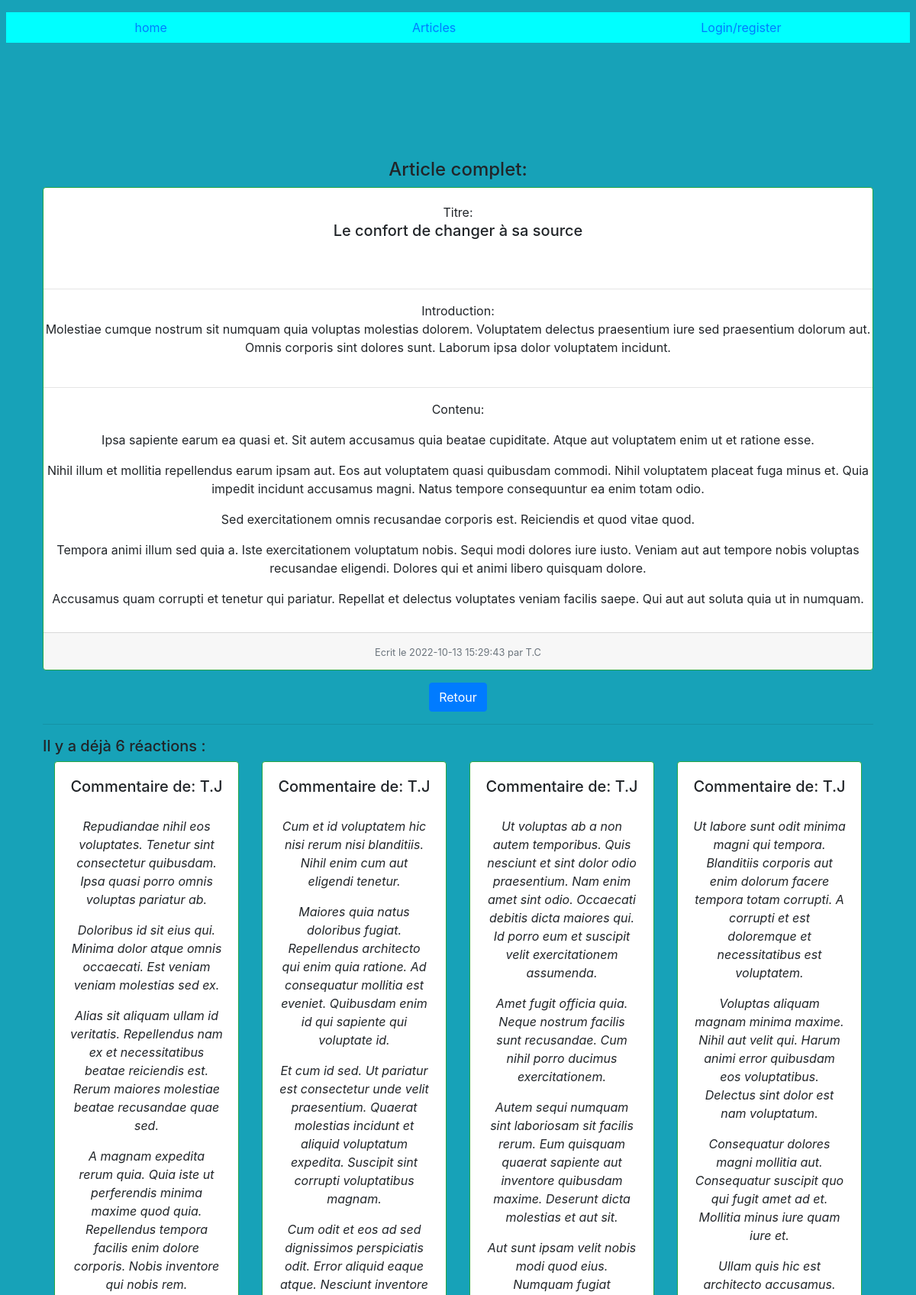
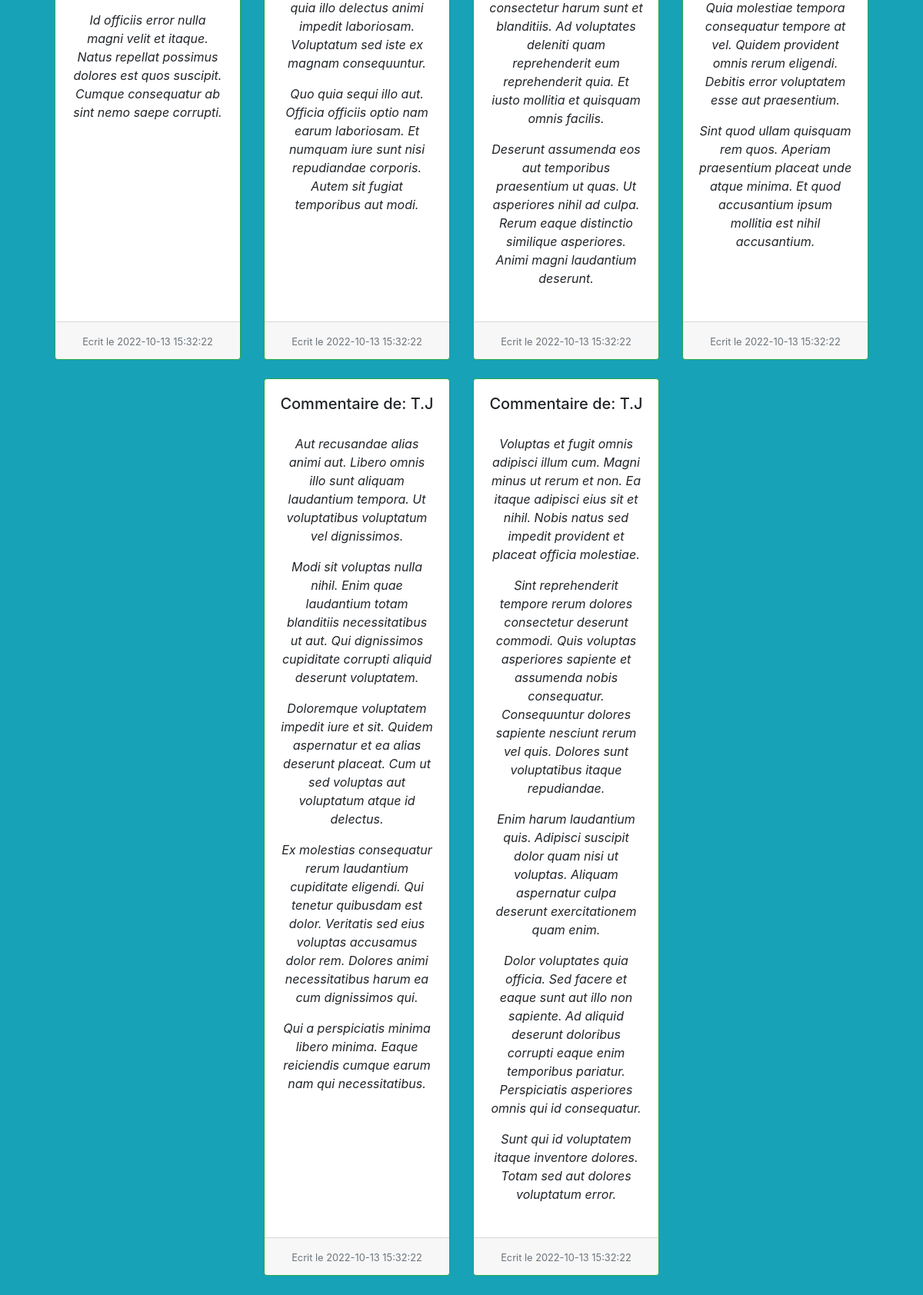
Page /front/src/controllers/articles/article.php?id=127 (upper part) on the committed database (2 pictures, top to bottom).
### tables this page shows
CREATE TABLE `articles` (
  `id` int NOT NULL AUTO_INCREMENT,
  `author` varchar(255) DEFAULT NULL,
  `title` varchar(255) NOT NULL,
  `introduction` text NOT NULL,
  `content` text NOT NULL,
  `created_at` datetime NOT NULL,
  PRIMARY KEY (`id`)
);

CREATE TABLE `comments` (
  `id` int NOT NULL AUTO_INCREMENT,
  `author` varchar(255) NOT NULL,
  `content` text NOT NULL,
  `created_at` datetime NOT NULL,
  `article_id` int NOT NULL,
  PRIMARY KEY (`id`),
  KEY `FK_ARTICLES` (`article_id`)
);

### front/src/controllers/articles/article.php (called while the page is built, shortened)
<?php
$article_id = null;
if (!empty($_GET['id']) && ctype_digit($_GET['id'])) {
    $article_id = $_GET['id'];
}
$pdo = Database::connect();
$pdo->setAttribute(PDO::ATTR_ERRMODE, PDO::ERRMODE_EXCEPTION);
$query = $pdo->prepare("SELECT * FROM articles WHERE id = :article_id");
$query->execute(['article_id' => $article_id]);
$article = $query->fetch();
$query = $pdo->prepare("SELECT * FROM comments WHERE article_id = :article_id ORDER BY created_at DESC ");
$query->execute(['article_id' => $article_id]);
$commentaires = $query->fetchAll();
require('../../pages/comments/showComments.html.php');
require('../../layout/layout.html.php');

### front/src/pages/comments/showComments.html.php (the view, shortened to what this page needs)
<div class="mt-5  mr-2 ml-2 p-5">
    <h4 class="text-center">Article complet:</h4>
    <div class="card h-100 border-success text-center">
        <div class="card-body">Titre:
            <h5 class="card-title" style="height:5vh"><?= $article['title'] ?></h5>
        </div>
        <hr>
        <div class="card-text mb-2">Introduction:
            <p><?= $article['introduction'] ?></p>
        </div>
        <hr>
        <blockquote>Contenu:
            <p><?= $article['content'] ?></p>
        </blockquote>
        <div class="card-footer">
            <small class="text-muted">Ecrit le <?= $article['created_at'] ?>
                <?php if (!empty($article['author'])) : ?>
                    <span class="help-inline"><?php echo " par " . $article['author']; ?></span>
                <?php endif; ?>
            </small>
        </div>
    </div>
    <div class="d-flex justify-content-center my-3">
        <a class="btn btn-primary" href="../../../../front/src/controllers/articles/listArticles.php">Retour</a>
    </div>
    <?php if (count($commentaires) === 0) : ?>
        <hr class="mt-2;mb-2">
        <h5 class="mt-3">Il n'y a pas encore de commentaires pour cet article</h5>
    <?php else : ?>
        <hr class="mt-2;mb-2">
        <h5 class="mt-3">Il y a déjà <?= count($commentaires) ?> réactions : </h5>
        <div class="card-group text-center justify-content-center">
            <?php foreach ($commentaires as $commentaire) : ?>
                <div class="col-md-3 mb-4">
                    <div class="card h-100 border-success">
                        <div class="card-body">
                            <h5 class="card-title" style="height:5vh">Commentaire de: <?= $commentaire['author'] ?></h5>
                            <blockquote>
                                <em><?= $commentaire['content'] ?></em>
                            </blockquote>
                        </div>
                        <div class="card-footer">
                            <small class="text-muted">Ecrit le <?= $commentaire['created_at'] ?></small>
                        </div>
                    </div>
                </div>
            <?php endforeach ?>
        </div>
    <?php endif ?>
</div>

### rows in the picture
articles: title "Le confort de changer à sa source", introduction "Molestiae cumque nostrum sit numquam quia voluptas molestias dolorem. Voluptatem delectus praesentium iure sed praesentium dolorum aut. Omnis corporis sint dolores sunt. Laborum ipsa dolor voluptatem incidunt.", content "Ipsa sapiente earum ea quasi et. Sit autem accusamus quia beatae cupiditate. Atque aut voluptatem enim ut et ratione esse. Nihil illum et mollitia repellendus earum ipsam aut. Eos aut voluptatem quasi quibusdam commodi. Nihil voluptatem placeat fuga minus et. Quia impedit incidunt accusamus magni. Natus tempore consequuntur ea enim totam odio. Sed exercitationem omnis recusandae corporis est. Reiciendis et quod vitae quod. Tempora animi illum sed quia a. Iste exercitationem voluptatum nobis. Sequi modi dolores iure iusto. Veniam aut aut tempore nobis voluptas recusandae eligendi. Dolores qui et animi libero quisquam dolore. Accusamus quam corrupti et tenetur qui pariatur. Repellat et…", created_at "2022-10-13 15:29:43", author "T.C"
comments: author "T.J", content "Repudiandae nihil eos voluptates. Tenetur sint consectetur quibusdam. Ipsa quasi porro omnis voluptas pariatur ab. Doloribus id sit eius qui. Minima dolor atque omnis occaecati. Est veniam veniam molestias sed ex. Alias sit aliquam ullam id veritatis. Repellendus nam ex et necessitatibus beatae reiciendis est. Rerum maiores molestiae beatae recusandae quae sed. A magnam expedita rerum quia. Quia iste ut perferendis minima maxime quod quia. Repellendus tempora facilis enim dolore corporis. Nobis inventore qui nobis rem. Id officiis error nulla magni velit et itaque. Natus repellat possimus dolores est quos suscipit. Cumque consequatur ab sint nemo saepe corrupti.", created_at "2022-10-13 15:32:22"
comments: author "T.J", content "Cum et id voluptatem hic nisi rerum nisi blanditiis. Nihil enim cum aut eligendi tenetur. Maiores quia natus doloribus fugiat. Repellendus architecto qui enim quia ratione. Ad consequatur mollitia est eveniet. Quibusdam enim id qui sapiente qui voluptate id. Et cum id sed. Ut pariatur est consectetur unde velit praesentium. Quaerat molestias incidunt et aliquid voluptatum expedita. Suscipit sint corrupti voluptatibus magnam. Cum odit et eos ad sed dignissimos perspiciatis odit. Error aliquid eaque atque. Nesciunt inventore quia illo delectus animi impedit laboriosam. Voluptatum sed iste ex magnam consequuntur. Quo quia sequi illo aut. Officia officiis optio nam earum laboriosam. Et numquam…", created_at "2022-10-13 15:32:22"
comments: author "T.J", content "Ut voluptas ab a non autem temporibus. Quis nesciunt et sint dolor odio praesentium. Nam enim amet sint odio. Occaecati debitis dicta maiores qui. Id porro eum et suscipit velit exercitationem assumenda. Amet fugit officia quia. Neque nostrum facilis sunt recusandae. Cum nihil porro ducimus exercitationem. Autem sequi numquam sint laboriosam sit facilis rerum. Eum quisquam quaerat sapiente aut inventore quibusdam maxime. Deserunt dicta molestias et aut sit. Aut sunt ipsam velit nobis modi quod eius. Numquam fugiat consectetur harum sunt et blanditiis. Ad voluptates deleniti quam reprehenderit eum reprehenderit quia. Et iusto mollitia et quisquam omnis facilis. Deserunt assumenda eos aut…", created_at "2022-10-13 15:32:22"
comments: author "T.J", content "Ut labore sunt odit minima magni qui tempora. Blanditiis corporis aut enim dolorum facere tempora totam corrupti. A corrupti et est doloremque et necessitatibus est voluptatem. Voluptas aliquam magnam minima maxime. Nihil aut velit qui. Harum animi error quibusdam eos voluptatibus. Delectus sint dolor est nam voluptatum. Consequatur dolores magni mollitia aut. Consequatur suscipit quo qui fugit amet ad et. Mollitia minus iure quam iure et. Ullam quis hic est architecto accusamus. Quia molestiae tempora consequatur tempore at vel. Quidem provident omnis rerum eligendi. Debitis error voluptatem esse aut praesentium. Sint quod ullam quisquam rem quos. Aperiam praesentium placeat unde atque…", created_at "2022-10-13 15:32:22"
comments: author "T.J", content "Aut recusandae alias animi aut. Libero omnis illo sunt aliquam laudantium tempora. Ut voluptatibus voluptatum vel dignissimos. Modi sit voluptas nulla nihil. Enim quae laudantium totam blanditiis necessitatibus ut aut. Qui dignissimos cupiditate corrupti aliquid deserunt voluptatem. Doloremque voluptatem impedit iure et sit. Quidem aspernatur et ea alias deserunt placeat. Cum ut sed voluptas aut voluptatum atque id delectus. Ex molestias consequatur rerum laudantium cupiditate eligendi. Qui tenetur quibusdam est dolor. Veritatis sed eius voluptas accusamus dolor rem. Dolores animi necessitatibus harum ea cum dignissimos qui. Qui a perspiciatis minima libero minima. Eaque reiciendis cumque…", created_at "2022-10-13 15:32:22"
comments: author "T.J", content "Voluptas et fugit omnis adipisci illum cum. Magni minus ut rerum et non. Ea itaque adipisci eius sit et nihil. Nobis natus sed impedit provident et placeat officia molestiae. Sint reprehenderit tempore rerum dolores consectetur deserunt commodi. Quis voluptas asperiores sapiente et assumenda nobis consequatur. Consequuntur dolores sapiente nesciunt rerum vel quis. Dolores sunt voluptatibus itaque repudiandae. Enim harum laudantium quis. Adipisci suscipit dolor quam nisi ut voluptas. Aliquam aspernatur culpa deserunt exercitationem quam enim. Dolor voluptates quia officia. Sed facere et eaque sunt aut illo non sapiente. Ad aliquid deserunt doloribus corrupti eaque enim temporibus pariatur.…", created_at "2022-10-13 15:32:22"

### other values in the picture
count($commentaires) "6"
